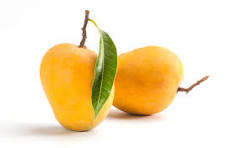
#> input picture LAB IMAGE 3.2/lab1.jpg, 232 x 148 px, found by its file name
$ python LabNum3.py
#> lines starting #> are read from the running program, lines starting #| are printed output that depends on the picture
import os
import cv2
import matplotlib.pyplot as plt
import numpy as np

image_path = r'C:\Users\LENOVO\Downloads\lab1.jpg'

img = cv2.imread(image_path, cv2.IMREAD_GRAYSCALE)
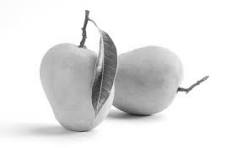
#> img: shape (148, 232); min 40, max 255, mean 227.8

kernel_blur = np.ones((3, 3), np.float32) / 9.0

kernel_sharpen = np.array([[0, -1, 0],
                           [-1, 5, -1],
                           [0, -1, 0]], dtype=np.float32)

kernel_edge = np.array([[-1, -1, -1],
                        [-1,  8, -1],
                        [-1, -1, -1]], dtype=np.float32)

img_blur = cv2.filter2D(img, -1, kernel_blur)
img_sharpen = cv2.filter2D(img, -1, kernel_sharpen)
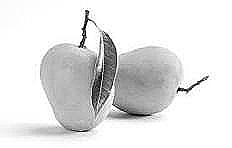
#> img_sharpen: shape (148, 232); min 0, max 255, mean 227
img_edge = cv2.filter2D(img, -1, kernel_edge)
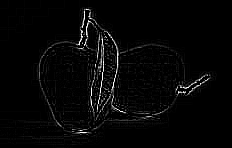
#> img_edge: shape (148, 232); min 0, max 255, mean 6.4

plt.figure(figsize=(12, 10))

plt.subplot(2, 2, 1)
plt.imshow(img, cmap='gray')
plt.title('1. Original Image')

plt.subplot(2, 2, 2)
plt.imshow(img_blur, cmap='gray')
plt.title('2. Blurred Image (3x3 Averaging)')

plt.subplot(2, 2, 3)
plt.imshow(img_sharpen, cmap='gray')
plt.title('3. Sharpened Image (3x3 Sharpen)')

plt.subplot(2, 2, 4)
plt.imshow(img_edge, cmap='gray')
plt.title('4. Edge Detected Image (3x3 Edge)')

plt.tight_layout(pad=2.0)
plt.show()
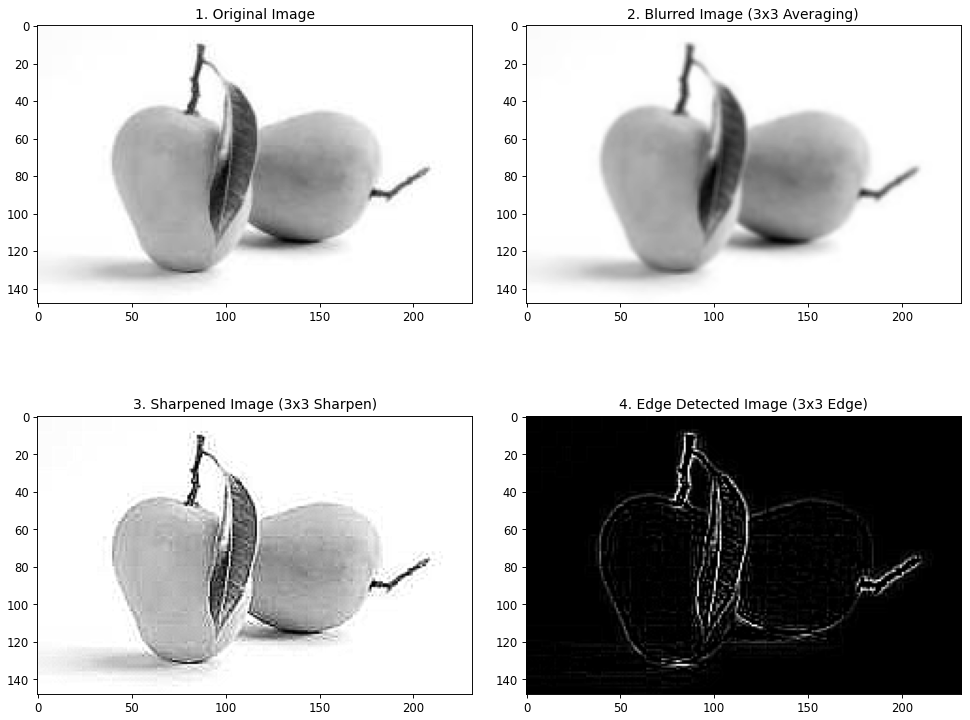
#> figure drawn by matplotlib, 4 panels

$ run again, with LAB IMAGE 3.2/LAbNum1.jpg copied over LAB IMAGE 3.2/lab1.jpg
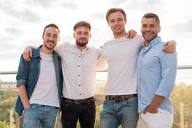
#> input picture LAB IMAGE 3.2/LAbNum1.jpg, 192 x 128 px, found by its file name
#> `img_sharpen = cv2.filter2D(img, -1, kernel_sharpen)`:
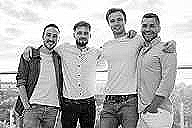
#> img_sharpen: shape (128, 192); min 0, max 255, mean 177.8
#> `img_edge = cv2.filter2D(img, -1, kernel_edge)`:
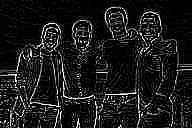
#> img_edge: shape (128, 192); min 0, max 255, mean 25

$ run again, with LAB IMAGE 3.2/LabNum5.jpg copied over LAB IMAGE 3.2/lab1.jpg
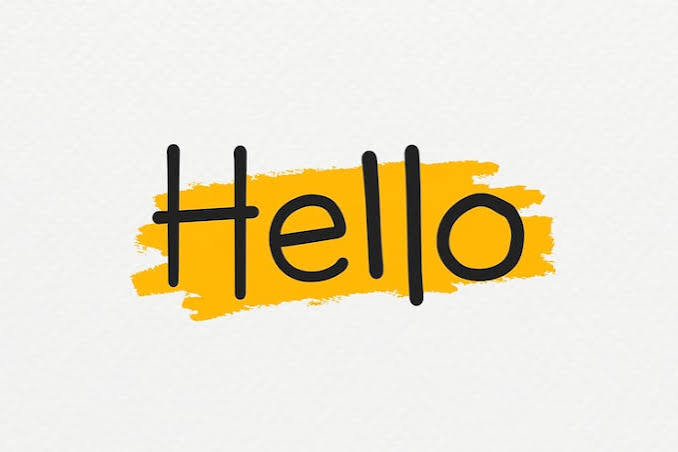
#> input picture LAB IMAGE 3.2/LabNum5.jpg, 678 x 452 px, found by its file name
#> `img_edge = cv2.filter2D(img, -1, kernel_edge)`:
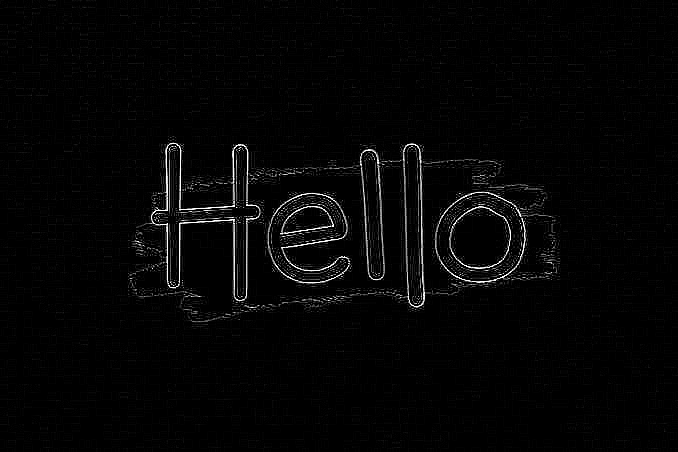
#> img_edge: shape (452, 678); min 0, max 255, mean 5.4
#> `plt.show()`:
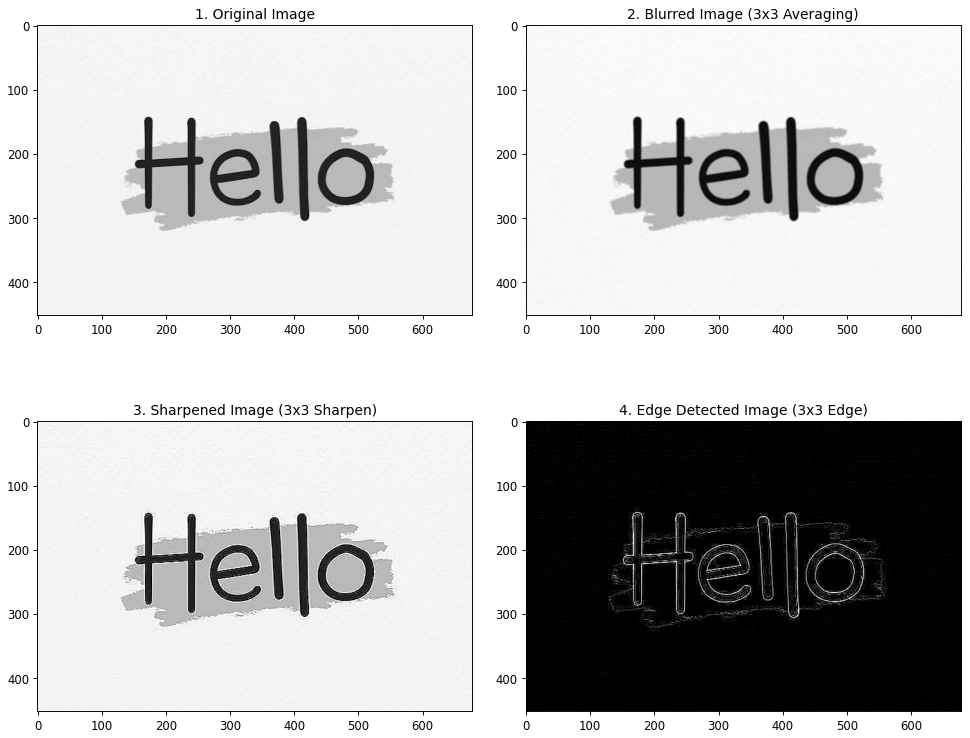
#> figure drawn by matplotlib, 4 panels
